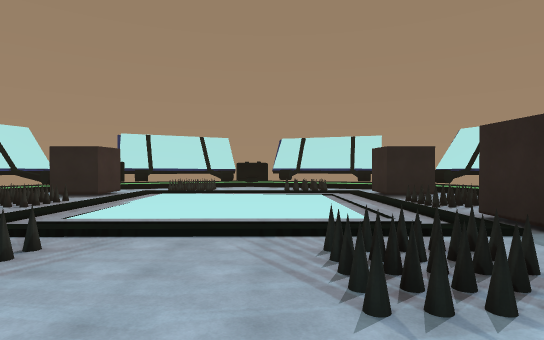
view 1 (above)

16 first-person views from a walk through a scene from a Unity 3-D project. The camera is 1.3 m above the floor, looks level and sees 80° across. The floor is counted in squares, 2 m on a side. Each view is taken from the middle of a square. On the plan, view 1 faces up. The plan holds only what a view shows up to about 10 squares ahead; the rest is blank. The player character is not drawn. Surface patterns are stand-ins for the level's own textures.

view 2
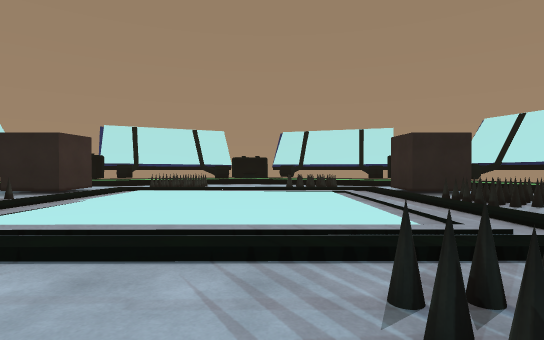

view 3
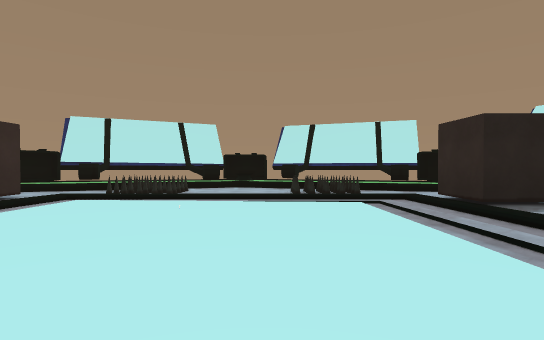

view 4
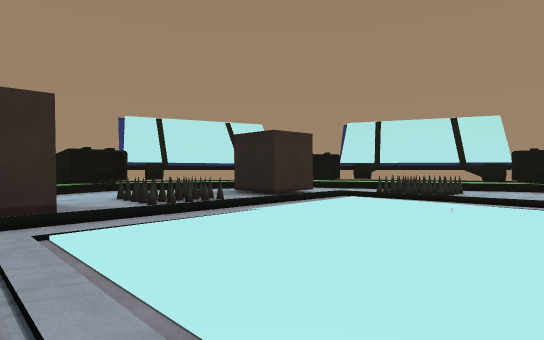

view 5
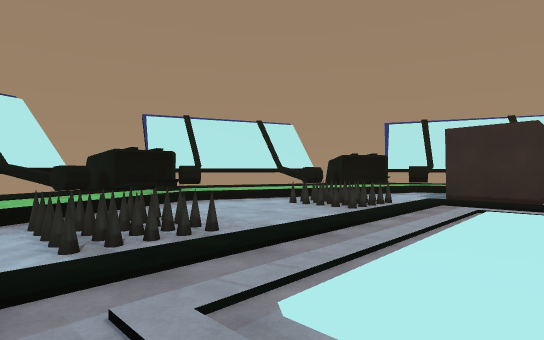

view 6
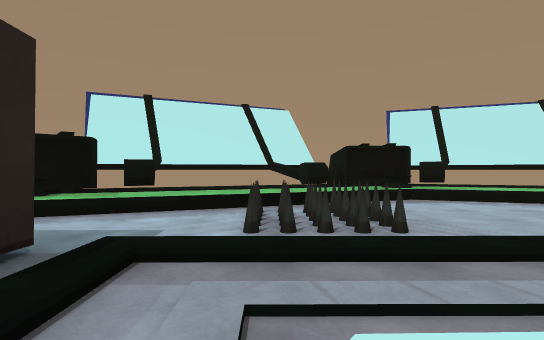

view 7
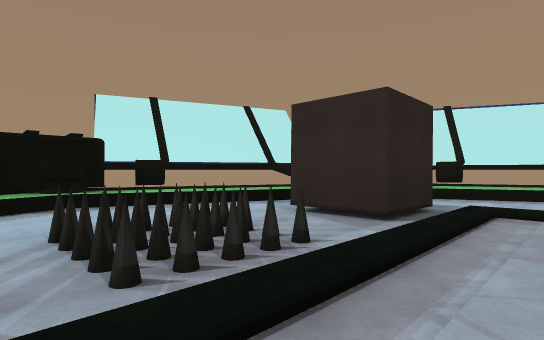

view 8
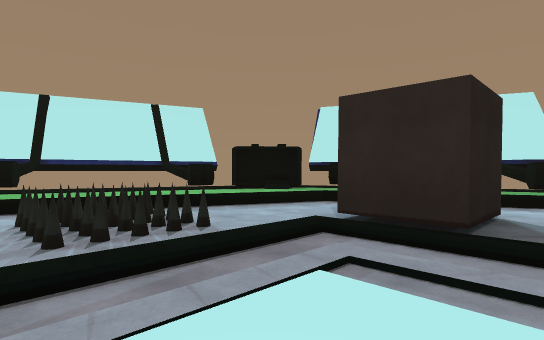

view 9
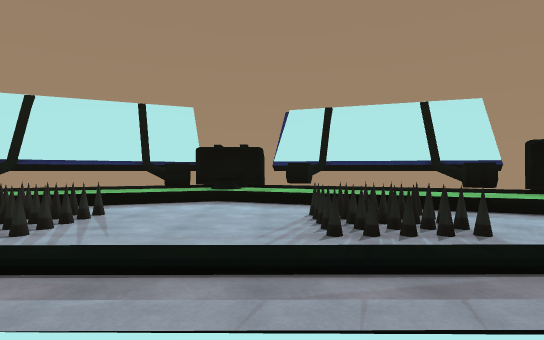

view 10
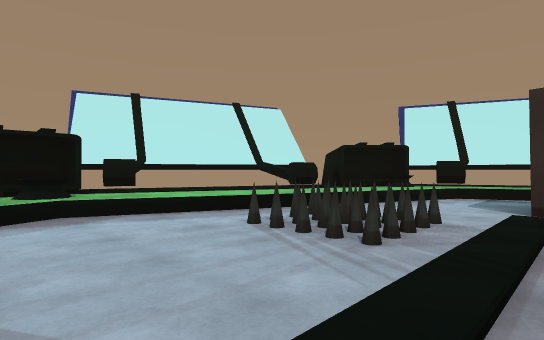

view 11
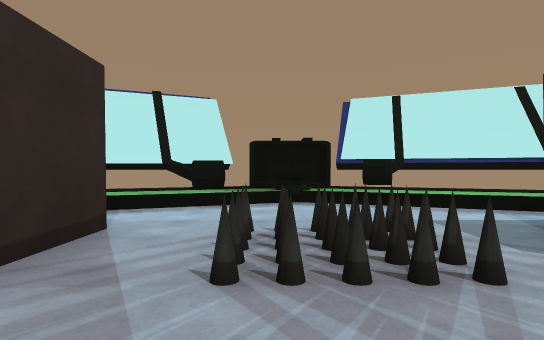

view 12
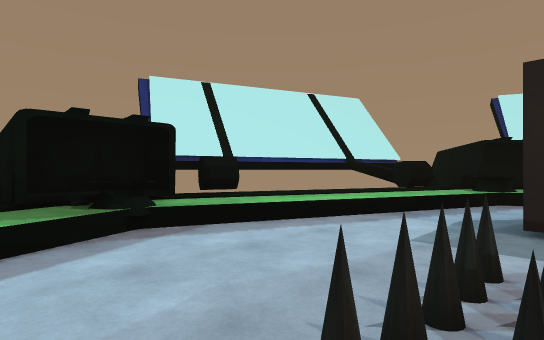

view 13
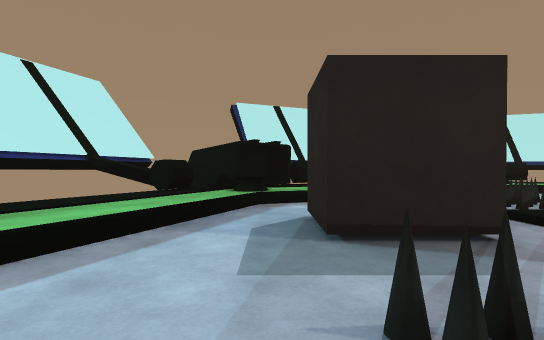

view 14
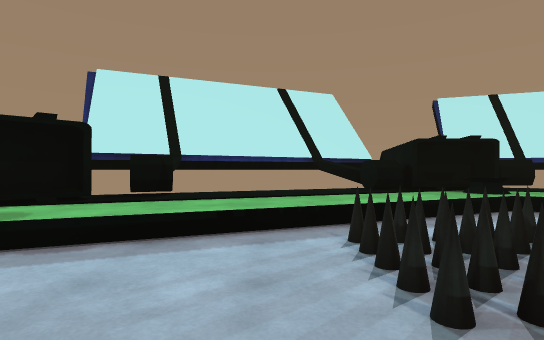

view 15
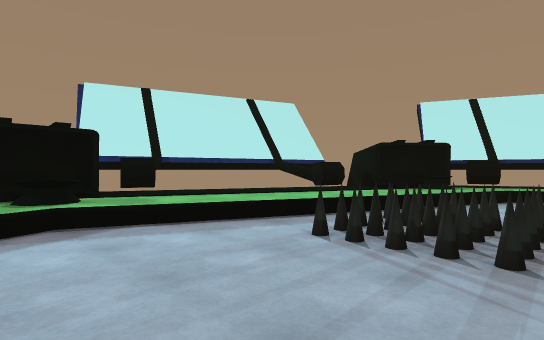

view 16
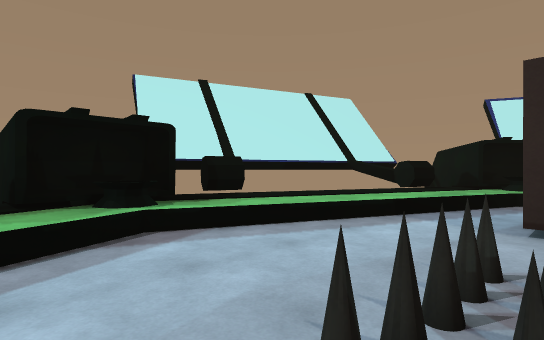

### Floor plan
Key: @ floor where view 1 was taken; # wall or solid block; . main floor; : floor 0.25 m higher than the main floor; + floor 0.5 m higher than the main floor; / step, stairs or slope; = window, fence, low wall or low ledge; ^ raised ledge; v drop or lower ground.
Columns run from 13 left of view 1 to 11 right of it. Each row starts with its distance up from view 1.
 21               ###
 20        #######^ ####
 19      ### v^#vvvv  ^#
 18     ##^vvvv+=vvvvv^##
 17    ###vvv++///++vvv##
 16  ####v+++/....//++v^###
 15  #^^#///.==...==./+++^#
 14  #=++/...==...==.../=+#
 13 ##=v/....==...=....
 12 # ++/.##/////////#     ##
 11 #^++..##//:::.../##./++^#
 10 ##//....//::..../..../v #
  9  #+/..==/.:...../==..//##
  8  #v...==/......./==../###
  7  #v/..../......./....//##
  6  #++..##/......./##./++^#
  5  #///  #/......./# .//+##
  4  # //....==...=... .++ ##
  3  ##++/...==...==.../++ #
  2   #^v+//.==...==./+^v^^#
  1     #v+++//...//++vv###
  0     ##vvv++//@++vvv###
 -1      #^vvvv+=vvvvv^##
 -2       #  vvvv#^v ###
 -3        ###^###^###
 -4          #######

Positions as (right, up) in squares from view 1, and headings:
1: (0, 0), facing up
2: (0, 2), facing up
3: (0, 5), facing up
4: (0, 5), facing up-left
5: (3, 7), facing down-left
6: (2, 7), facing down
7: (2, 10), facing down-right
8: (0, 10), facing up-right
9: (0, 10), facing up
10: (0, 5), facing down-left
11: (-4, 8), facing left
12: (-7, 7), facing up-left
13: (-8, 8), facing up
14: (-5, 12), facing up
15: (-2, 13), facing up-right
16: (5, 10), facing down-right
